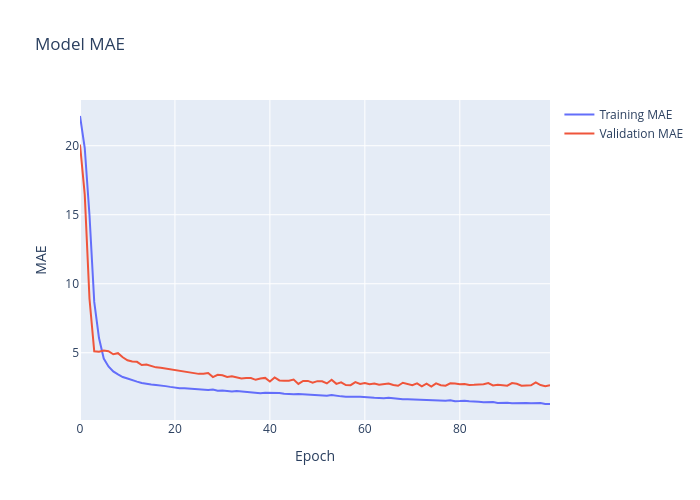

Source (notebook cell):
### Code cell
fig.update_layout(
    title='Model MAE',
    xaxis_title='Epoch',
    yaxis_title='MAE',
    height=500,
    width=700
)
fig.show()
